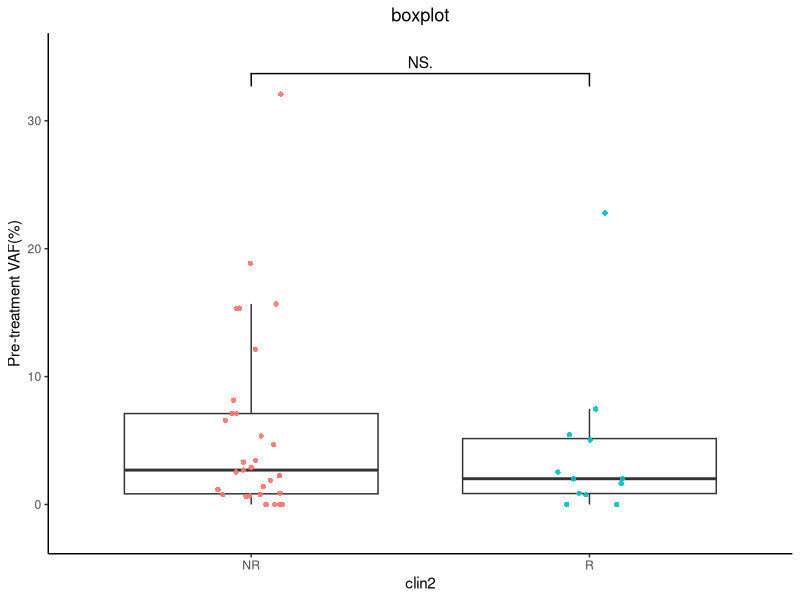

Recreate this plot in R.

rm(list=ls())

library(tidyverse)
library(ggsignif)
library(ggpubr)

sample = read.table('sample.txt', header=TRUE)
ctdna  = read.table('ctdna.vaf.txt', header=TRUE)
tissue = read.table('tissue.vaf.txt', header=TRUE)

mat = merge(sample, ctdna, by='pid', all.x=T)
mat = merge(mat, tissue, by='pid', all.x=T)

p <-  ggplot(mat, aes(x=clin2, y=c.vaf_mean)) +
  geom_boxplot(outlier.alpha = 0) +
  geom_jitter(aes(color=clin2),
              shape=16,
              alpha=0.9,
              position = position_jitter(0.1)) +
  theme_classic() +
  ggtitle('boxplot') +
  theme(plot.title = element_text(hjust = 0.5),
        legend.position = 'none') +
  geom_signif(comparisons = list(c("R","NR")),
              map_signif_level = TRUE) +
  ylim(-2,35) +
  ylab('Pre-treatment VAF(%)') 

p

